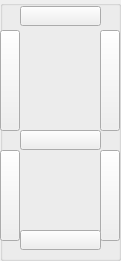
    <widget class="QGroupBox" name="equal_3">
     <property name="geometry">
      <rect>
       <x>440</x>
       <y>60</y>
       <width>121</width>
       <height>261</height>
      </rect>
     </property>
     <property name="title">
      <string/>
     </property>
     <widget class="QPushButton" name="pos_3_5">
      <property name="geometry">
       <rect>
        <x>0</x>
        <y>150</y>
        <width>20</width>
        <height>91</height>
       </rect>
      </property>
      <property name="acceptDrops">
       <bool>false</bool>
      </property>
      <property name="text">
       <string/>
      </property>
      <property name="icon">
       <iconset resource="match.qrc">
        <normaloff>:/newPrefix/Match.jpg</normaloff>:/newPrefix/Match.jpg</iconset>
      </property>
      <property name="iconSize">
       <size>
        <width>15</width>
        <height>80</height>
       </size>
      </property>
      <property name="autoRepeat">
       <bool>false</bool>
      </property>
      <property name="autoExclusive">
       <bool>false</bool>
      </property>
     </widget>
     <widget class="QPushButton" name="pos_3_3">
      <property name="geometry">
       <rect>
        <x>100</x>
        <y>150</y>
        <width>20</width>
        <height>91</height>
       </rect>
      </property>
      <property name="acceptDrops">
       <bool>false</bool>
      </property>
      <property name="text">
       <string/>
      </property>
      <property name="icon">
       <iconset resource="match.qrc">
        <normaloff>:/newPrefix/Match.jpg</normaloff>:/newPrefix/Match.jpg</iconset>
      </property>
      <property name="iconSize">
       <size>
        <width>15</width>
        <height>80</height>
       </size>
      </property>
      <property name="autoRepeat">
       <bool>false</bool>
      </property>
      <property name="autoExclusive">
       <bool>false</bool>
      </property>
     </widget>
     <widget class="QPushButton" name="pos_3_1">
      <property name="geometry">
       <rect>
        <x>20</x>
        <y>6</y>
        <width>81</width>
        <height>20</height>
       </rect>
      </property>
      <property name="text">
       <string/>
      </property>
      <property name="icon">
       <iconset>
        <normaloff>match_heng.jpg</normaloff>match_heng.jpg</iconset>
      </property>
      <property name="iconSize">
       <size>
        <width>65</width>
        <height>30</height>
       </size>
      </property>
     </widget>
     <widget class="QPushButton" name="pos_3_6">
      <property name="geometry">
       <rect>
        <x>0</x>
        <y>30</y>
        <width>20</width>
        <height>101</height>
       </rect>
      </property>
      <property name="acceptDrops">
       <bool>false</bool>
      </property>
      <property name="text">
       <string/>
      </property>
      <property name="icon">
       <iconset resource="match.qrc">
        <normaloff>:/newPrefix/Match.jpg</normaloff>:/newPrefix/Match.jpg</iconset>
      </property>
      <property name="iconSize">
       <size>
        <width>15</width>
        <height>80</height>
       </size>
      </property>
      <property name="autoRepeat">
       <bool>false</bool>
      </property>
      <property name="autoExclusive">
       <bool>false</bool>
      </property>
     </widget>
     <widget class="QPushButton" name="pos_3_2">
      <property name="geometry">
       <rect>
        <x>100</x>
        <y>30</y>
        <width>20</width>
        <height>101</height>
       </rect>
      </property>
      <property name="acceptDrops">
       <bool>false</bool>
      </property>
      <property name="text">
       <string/>
      </property>
      <property name="icon">
       <iconset resource="match.qrc">
        <normaloff>:/newPrefix/Match.jpg</normaloff>:/newPrefix/Match.jpg</iconset>
      </property>
      <property name="iconSize">
       <size>
        <width>15</width>
        <height>80</height>
       </size>
      </property>
      <property name="autoRepeat">
       <bool>false</bool>
      </property>
      <property name="autoExclusive">
       <bool>false</bool>
      </property>
     </widget>
     <widget class="QPushButton" name="pos_3_7">
      <property name="geometry">
       <rect>
        <x>20</x>
        <y>130</y>
        <width>81</width>
        <height>20</height>
       </rect>
      </property>
      <property name="text">
       <string/>
      </property>
      <property name="icon">
       <iconset>
        <normaloff>match_heng.jpg</normaloff>match_heng.jpg</iconset>
      </property>
      <property name="iconSize">
       <size>
        <width>65</width>
        <height>30</height>
       </size>
      </property>
     </widget>
     <widget class="QPushButton" name="pos_3_4">
      <property name="geometry">
       <rect>
        <x>20</x>
        <y>230</y>
        <width>81</width>
        <height>20</height>
       </rect>
      </property>
      <property name="text">
       <string/>
      </property>
      <property name="icon">
       <iconset>
        <normaloff>match_heng.jpg</normaloff>match_heng.jpg</iconset>
      </property>
      <property name="iconSize">
       <size>
        <width>65</width>
        <height>30</height>
       </size>
      </property>
     </widget>
    </widget>
